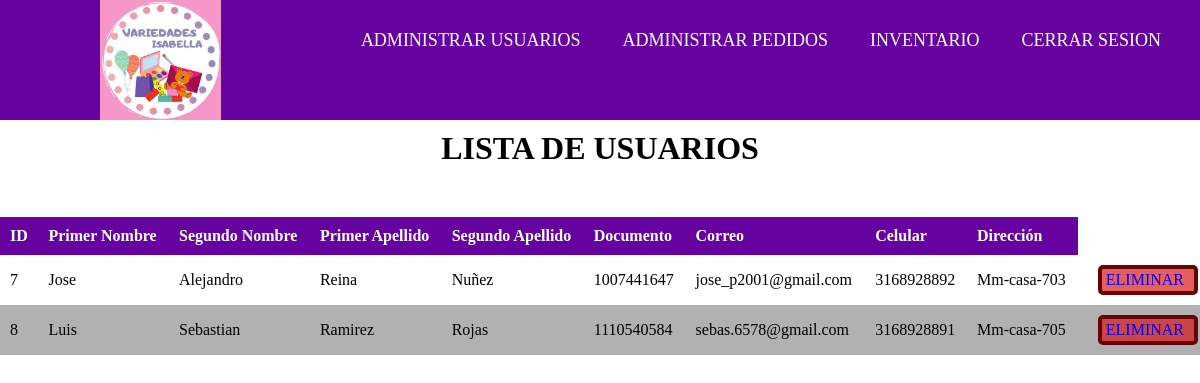
Screenshot of /PHP/Admi_Usuarios.php (signed in) with the database file from the repository.
### tables this page shows
CREATE TABLE `usuarios` (
  `id` int(11) NOT NULL,
  `primer_nombre` varchar(20) NOT NULL,
  `segundo_nombre` varchar(20) NOT NULL,
  `primer_apellido` varchar(20) NOT NULL,
  `segundo_apellido` varchar(20) NOT NULL,
  `documento` varchar(15) NOT NULL,
  `correo` varchar(150) NOT NULL,
  `celular` varchar(15) NOT NULL,
  `dirección` varchar(100) NOT NULL,
  `contrasena` varchar(150) NOT NULL
);

### PHP/Admi_Usuarios.php (the view, shortened to what this page needs)
<?php
    include 'conexion.php';
    $sql="SELECT * FROM usuarios";
    $resultado=mysqli_query($conexion,$sql);
?>
<!DOCTYPE html>
<html lang="en">
<head>
    <link href="https://cdnjs.cloudflare.com/ajax/libs/font-awesome/5.13.0/css/all.min.css" rel="stylesheet">
    <link rel="stylesheet" href="../CSS/ADMI/Admi_Usuarios.css">
</head>
<body>
   <nav class="menu">
        <a href="../Administrador.php" class="enlace">
            <img src="../IMG/Miscelanea.jpg" alt="" class="logo">
        </a>
        <ul>
            <li><a href="#">administrar usuarios</a></li>
            <li><a href="#">administrar pedidos</a></li>
            <li><a href="Inventario.php">inventario</a></li>
            <li><a href="Cerrar_Sesion.php">cerrar sesion</a></li>
        </ul>
    </nav>
    <h1>LISTA DE USUARIOS</h1>
    <table>
        <tr>
            <th>ID</th>
            <th>Primer Nombre</th>
            <th>Segundo Nombre</th>
            <th>Primer Apellido</th>
            <th>Segundo Apellido</th>
            <th>Documento</th>
            <th>Correo</th>
            <th>Celular</th>
            <th>Dirección</th>
        </tr>
        <tbody>
            <?php
                while($fila=mysqli_fetch_assoc($resultado)){
            ?>
            <tr>
                <td><?php echo $fila['id'] ?></td>
                <td><?php echo $fila['primer_nombre'] ?></td>
                <td><?php echo $fila['segundo_nombre'] ?></td>
                <td><?php echo $fila['primer_apellido'] ?></td>
                <td><?php echo $fila['segundo_apellido'] ?></td>
                <td><?php echo $fila['documento'] ?></td>
                <td><?php echo $fila['correo'] ?></td>
                <td><?php echo $fila['celular'] ?></td>
                <td><?php echo $fila['dirección'] ?></td>
                <td >
                    <div class="jk"><?php echo "<a href='Eliminar.php?id=".$fila['id']."' onclick='return confirmar()'>ELIMINAR</a>";?></div>
                </td>
            </tr>
            <?php
                }
            ?>
            </tbody>
    </table>
</body>
</html>

### CSS/ADMI/Admi_Usuarios.css (style rules this page uses)
* { padding: 0; margin: 0; text-decoration: none; list-style: none; box-sizing: border-box; }
body { background-image: url(https://i.pinimg.com/564x/c9/4d/f4/c94df4997646b906738767f708f55d8d.jpg); background-repeat: no-repeat; background-size: cover; background-position: center; }
nav { background: rgb(102, 3, 160); height: 120px; width: 100%; }
.enlace { position: absolute; padding: 0px 100px; }
.logo { height: 120px; position: flex; }
nav ul { float: right; margin-right: 20px; }
nav ul li { display: inline-block; line-height: 80px; margin: 0 6px; }
nav ul li a { color: #fff; font-size: 18px; padding: 7px 13px; border-radius: 3px; text-transform: uppercase; }
h1 { text-align: center; position: relative; top: 10px; }
table { border-collapse: collapse; width: 100%; position: relative; top: 60px; }
th, td { text-align: left; padding: 10px; }
tr:nth-child(even) { width: 100%; background-color: #30313060; }
th { background-color: rgb(102, 3, 160); color: white; }
.jk { left: 10px; width: 100px; position: relative; background-color: rgba(218, 20, 20, 0.685); border-radius: 5px; padding: 2px 4px 2px 4px; border: 4px solid rgb(100, 6, 6); }

### rows the page displays
usuarios: id "7", primer_nombre "Jose", segundo_nombre "Alejandro", primer_apellido "Reina", segundo_apellido "Nuñez", documento "1007441647", correo "jose_p2001@gmail.com", celular "3168928892", dirección "Mm-casa-703"
usuarios: id "8", primer_nombre "Luis", segundo_nombre "Sebastian", primer_apellido "Ramirez", segundo_apellido "Rojas", documento "1110540584", correo "sebas.6578@gmail.com", celular "3168928891", dirección "Mm-casa-705"
